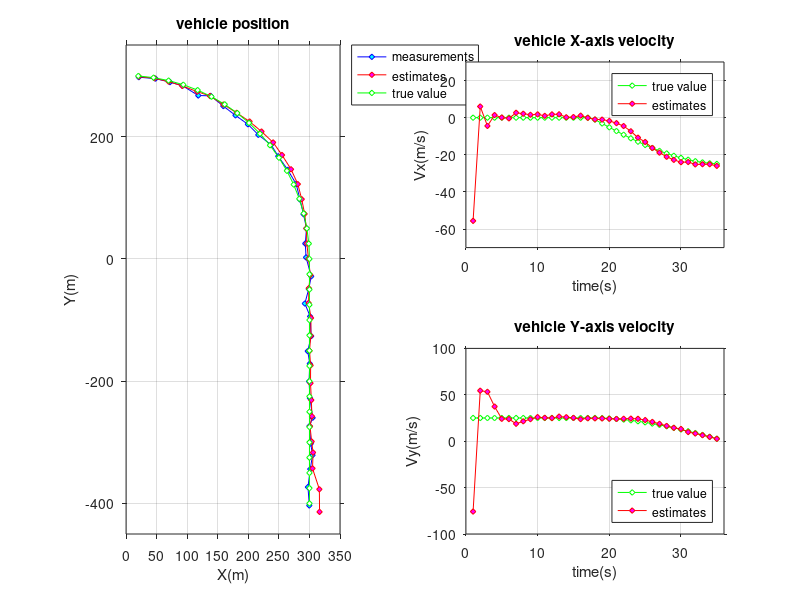

Recreate this plot in MATLAB.
% Kalman Filter from the Ground Up - Alex Becker
close all;
clear ; 

Zr =[502.55,477.34,457.21,442.94,427.27,406.05,400.73,377.32,...
     360.27,345.93,333.34,328.07,315.48,301.41,302.87,304.25,294.46,...
     294.29,299.38,299.37,300.68,304.1,301.96,300.3,301.9,296.7,...
     297.07,295.29,296.31,300.62,292.3,298.11,298.07,298.92,298.04];

Zan =[-0.9316,-0.8977,-0.8512,-0.8114,-0.7853,-0.7392,-0.7052,-0.6478,...
      -0.59,-0.5183,-0.4698,-0.3952,-0.3026,-0.2445,-0.1626,-0.0937,0.0085,...
      0.0856,0.1675,0.2467,0.329,0.4149,0.504,0.5934,0.667,0.7537,...
      0.8354,0.9195,1.0039,1.0923,1.1546,1.2564,1.3274,1.409,1.5011];

Zm = [Zr;Zan];

F = [1,1,0.5,0,0,0
     0,1,1,  0,0,0
     0,0,1,  0,0,0
     0,0,0,  1,1,0.5
     0,0,0,  0,1,1
     0,0,0,  0,0,1];
 
Q = [0.25,0.5,0.5,0,0,0
     0.5,1,1,     0,0,0
     0.5,1,1,     0,0,0
     0,0,0,       0.25,0.5,0.5
     0,0,0,       0.5,1,1
     0,0,0,       0.5,1,1] * 0.2^2;
 
 R = [5^2,0
      0,0.0087^2];

N = 6;
W = [-1 1/6 1/6 1/6 1/6 1/6 1/6 1/6 1/6 1/6 1/6 1/6 1/6];
% I = eye(2 * N + 1);
% Wdiag = diag(W);

Pc = [500,0,0,0,0,0
     0,500,0,0,0,0
     0,0,500,0,0,0
     0,0,0,500,0,0
     0,0,0,0,500,0
     0,0,0,0,0,500];
 
Xc = [400,0,0,-300,0,0]';
Est = [];
NN = size(Zm,2);
for ii = 1:NN
    L = chol(3 * Pc)';

    Xsgm(:,1) = Xc;
    for i = 1:N
        Xsgm(:,i+1) = Xc + L(:,i);
    end
    for i = 1:N
        Xsgm(:,i+N+1) = Xc - L(:,i);
    end

    Xsgmp = F*Xsgm;
    Xpre = Xsgmp * W';
    Ppre = (Xsgmp - repmat(Xpre,1,2*N+1)) * diag(W) * (Xsgmp - repmat(Xpre,1,2*N+1))' + Q;
    r = Xsgmp(1,:).^2 + Xsgmp(4,:).^2;
    Hpre = [sqrt(r); atan(Xsgmp(4,:) ./ Xsgmp(1,:))];
    Hpm =   Hpre * W';
    Php = (Hpre - repmat(Hpm,1,2*N+1)) * diag(W) * (Hpre - repmat(Hpm,1,2*N+1))' + R;
    Pxh = (Xsgmp - repmat(Xpre,1,2*N+1)) * diag(W) * (Hpre - repmat(Hpm,1,2*N+1))';

    Kc = Pxh * Php^(-1);
    Xc = Xpre + Kc * (Zm(:,ii) - Hpm);
    Pc = Ppre - Kc * Php * Kc';
    if i == 1
        Est = Xc';
    else
        Est = [Est;Xc'];
    end
end

% True Value
Tx(1:17) = 300;
Ty = linspace(-400,0, 17);

An = linspace(0, acos(20/300), 19);
An(1)=[];

Tx = [Tx, cos(An)*300];
Ty = [Ty, sin(An)*300];

Tvx = Tx(2:35) - Tx(1:34);
Tvx = [Tvx(1),Tvx];
Tvy = Ty(2:35) - Ty(1:34);
Tvy = [Tvy(1),Tvy];

figure;
subplot(2,2,[1 3]);
plot(Zr.*cos(Zan),Zr.*sin(Zan), '-db','MarkerFaceColor','c','MarkerSize',4);
hold on;
plot(Est(:,1)',Est(:,4)', '-dr','MarkerFaceColor','m','MarkerSize',4);
hold on;
plot(Tx,Ty, '-dg','MarkerFaceColor','w','MarkerSize',4);
legend('measurements','estimates','true value','Location','NorthEastOutside');
xlim([0 350]);
ylim([-450 350]);
daspect([1 1 1])
xlabel('X(m)');
ylabel('Y(m)');
grid on;
set(gca,'TickDir','out')
title('vehicle position')

subplot(2,2,2);
plot(Tvx, '-dg','MarkerFaceColor','w','MarkerSize',4);
hold on;
plot(Est(:,2)', '-dr','MarkerFaceColor','m','MarkerSize',4);
legend('true value','estimates','Location','NorthEast');
xlim([0 36]);
ylim([-70 30]);
%daspect([0.05 1 1])
xlabel('time(s)');
ylabel('Vx(m/s)');
grid on;
set(gca,'TickDir','out');
title('vehicle X-axis velocity')
subplot(2,2,4);
plot(Tvy, '-dg','MarkerFaceColor','w','MarkerSize',4);
hold on;
plot(Est(:,5)', '-dr','MarkerFaceColor','m','MarkerSize',4);
legend('true value','estimates','Location','SouthEast');
xlim([0 36]);
ylim([-100 100]);
%daspect([0.04 1 1])
xlabel('time(s)');
ylabel('Vy(m/s)');
grid on;
set(gca,'TickDir','out');
title('vehicle Y-axis velocity');





